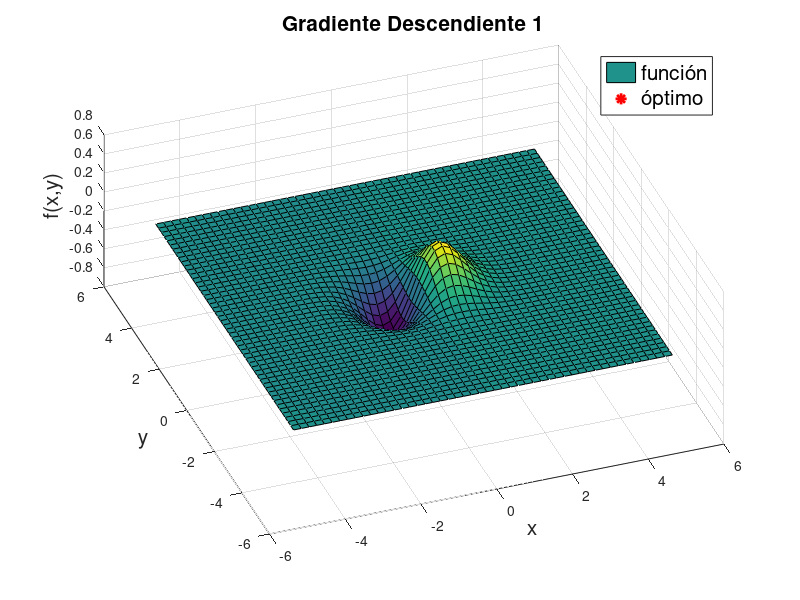
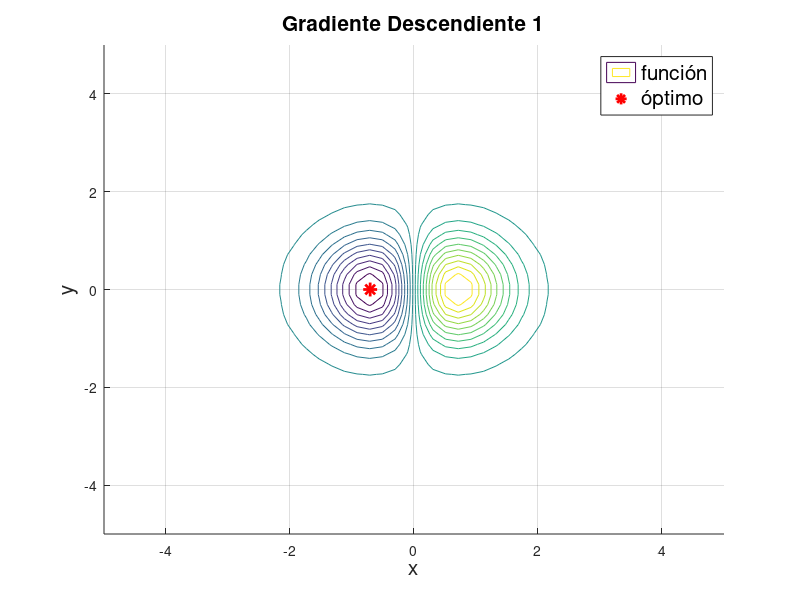

Write the MATLAB code that produced these figures, in order.
clear
close all
clc

f=@(x,y) x.*exp(-x.^2-y.^2); %funcion objetivo
fpx=@(x,y) exp(-x.^2-y.^2)-2*exp(-x.^2-y.^2)*x.^2;%derivada parcial respecto de x
fpy=@(x,y) (-2*exp(-x.^2-y.^2))*(x*y);%derivada parcial respecto de y

xi = [-1 1]';
h = 0.1;


for i=1:500
    Gxy = [fpx(xi(1,1),xi(2,1)),fpy(xi(1,1),xi(2,1))]';
    xi=xi-h*Gxy;
end




x_lim = linspace(-5,5,50); % límites para eje x, -5 es inferior, 5 es superior, con 50 puntos
y_lim = linspace(-5,5,50); % límites para eje y, -5 es inferior, 5 es superior, con 50 puntos

[x,y] = meshgrid(x_lim,y_lim); % creamos una rejilla de puntos (x,y) para crear el plot
z = f(x,y); % evaluación de cada elemento en la rejilla para crear su valor en el eje z

figure
hold on
grid on

surf(x,y,z) % plot de la rejilla en 3D
plot3(xi(1,1),xi(2,1),f(xi(1,1),xi(2,1)),'r*','LineWidth',2,'MarkerSize',10) % plot de un punto cualqueira en 3
legend({'función','óptimo'},'FontSize',15)

title('Gradiente Descendiente 1','FontSize',15)
xlabel('x','FontSize',15)
ylabel('y','FontSize',15)
zlabel('f(x,y)','FontSize',15)
view([-20,60]) % estos valores definen la vista 3D del plot

figure
hold on
grid on

contour(x,y,z,20) % plot de la rejilla en 2D
plot(xi(1,1),xi(2,1),'r*','LineWidth',2,'MarkerSize',10) % plot de un punto cualqueira en 2D
legend({'función','óptimo'},'FontSize',15)
title('Gradiente Descendiente 1','FontSize',15)
xlabel('x','FontSize',15)
ylabel('y','FontSize',15)

